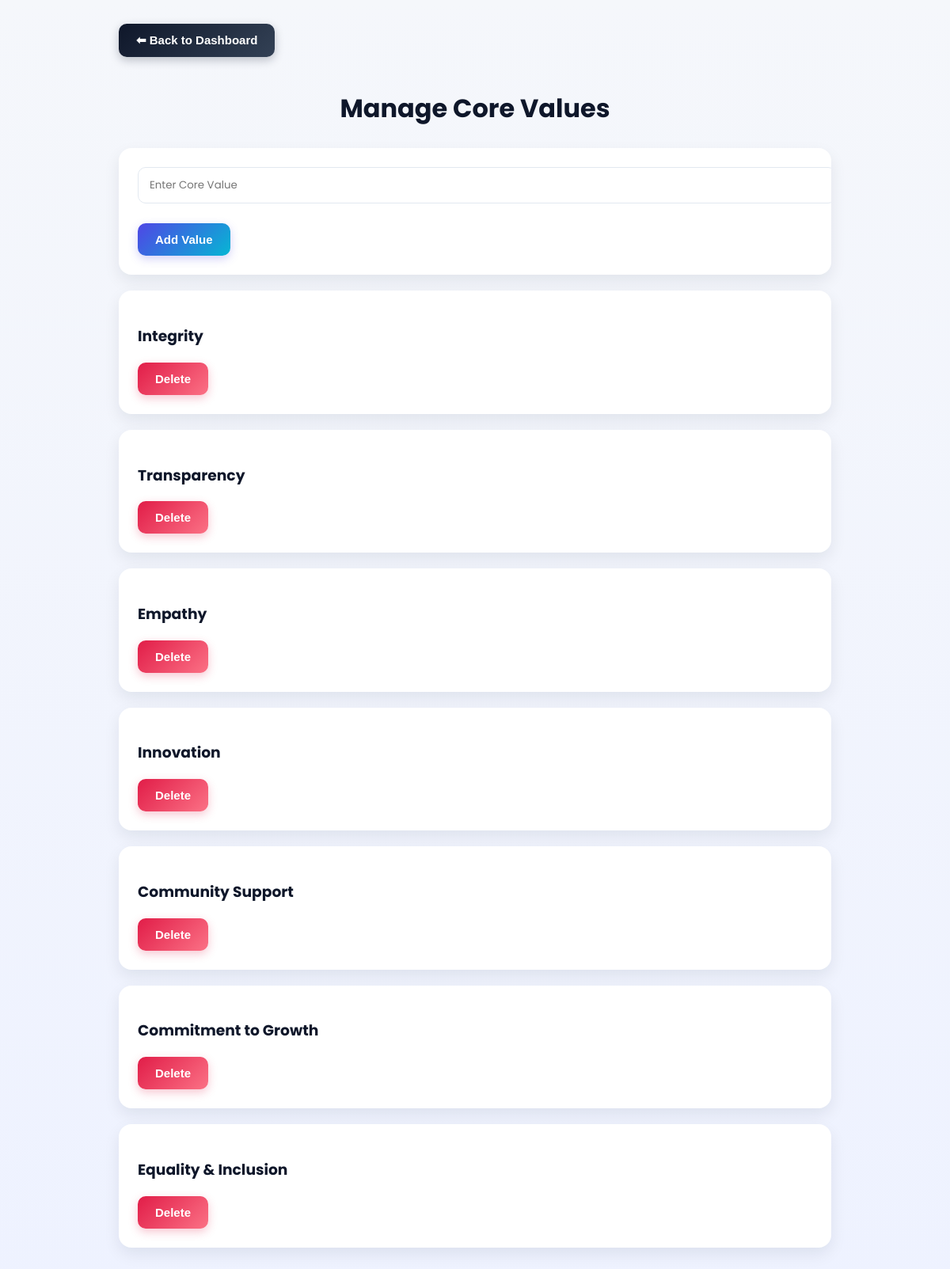
The page /manage_core_values on the database its author committed.
### tables this page shows
CREATE TABLE core_values(
            id INTEGER PRIMARY KEY AUTOINCREMENT,
            value TEXT NOT NULL
    );

### app.py (the view)
@app.route("/manage_core_values")
def manage_core_values():
    conn = sqlite3.connect("student.db")
    cursor = conn.cursor()
    cursor.execute("SELECT * FROM core_values")
    values = cursor.fetchall()
    conn.close()
    return render_template("manage_core_values.html", values=values)

### templates/manage_core_values.html (shortened to what this page needs)
<!DOCTYPE html>
<html>
<head>
    <link rel="stylesheet" href="{{ url_for('static', filename='admin-theme.css') }}">
</head>
<body>
<div class="container">
    <a href="/dashboard">
        <button class="back-btn">
            ⬅ Back to Dashboard
        </button>
    </a>
    <h1>Manage Core Values</h1>
    <div class="card">
        <form action="/add_core_value" method="POST">
            <input type="text"
                   name="value"
                   placeholder="Enter Core Value"
                   required>
            <br><br>
            <button type="submit">
                Add Value
            </button>
        </form>
    </div>
    {% for value in values %}
    <div class="card">
        <h3>{{ value[1] }}</h3>
        <a href="/delete_core_value/{{ value[0] }}">
            <button class="delete-btn">
                Delete
            </button>
        </a>
    </div>
    {% endfor %}
</div>
</body>
</html>

### static/admin-theme.css (style rules this page uses)
:root { --primary:#4f46e5; --primary-light:#6366f1; --secondary:#06b6d4; --teal:#0d9488; --teal-light:#14b8a6; --amber:#d97706; --amber-light:#f59e0b; --rose:#e11d48; --rose-light:#fb7185; --dark:#0f172a; --gray:#64748b; }
body { font-family:'Poppins', Arial, sans-serif !important; background:linear-gradient(180deg, #f5f7fb, #eef2ff) !important; }
h1, h2, h3, .page-title { font-weight:700; color:var(--dark); }
a { color:var(--primary); }
.container:not(.mt-5) { width:80%; max-width:900px; margin:auto; padding:30px; }
.container:not(.mt-5) h1 { text-align:center; margin-bottom:26px; }
.container > .card { background:white; padding:24px; border-radius:16px; border-top:4px solid var(--primary); box-shadow:0 8px 22px rgba(15,23,42,0.08); margin-bottom:20px; transition:transform 0.25s ease, box-shadow 0.25s ease; }
input, textarea, select { font-family:'Poppins', Arial, sans-serif; transition:border-color 0.2s ease, box-shadow 0.2s ease; }
input:not(.form-control):not(.form-select), textarea:not(.form-control) { padding:12px 14px !important; border:1.5px solid #e2e8f0 !important; border-radius:10px !important; outline:none; }
button:not(.btn) { background:linear-gradient(135deg, var(--primary), var(--secondary)); color:white; border:none; padding:12px 22px; border-radius:10px; cursor:pointer; font-size:15px; font-weight:600; box-shadow:0 4px 12px rgba(79,70,229,0.25); transition:transform 0.2s ease, filter 0.2s ease, box-shadow 0.2s ease; }
.delete-btn { background:linear-gradient(135deg, var(--rose), var(--rose-light)) !important; box-shadow:0 4px 12px rgba(225,29,72,0.25) !important; }
.back-btn { background:linear-gradient(135deg, var(--dark), #334155) !important; box-shadow:0 4px 12px rgba(15,23,42,0.25) !important; margin-bottom:20px; }
.card { border:none !important; border-radius:16px !important; box-shadow:0 8px 20px rgba(15,23,42,0.08) !important; transition:transform 0.25s ease, box-shadow 0.25s ease !important; overflow:hidden; }

### templates/manage_core_values.html (style rules this page uses)
body { font-family: Arial, sans-serif; background: #f4f6f9; margin: 0; padding: 0; }
.container { width: 80%; margin: auto; padding: 30px; }
.card { background: white; padding: 20px; border-radius: 12px; box-shadow: 0px 0px 10px rgba(0,0,0,0.1); margin-bottom: 20px; }
h1 { text-align: center; }
input { width: 100%; padding: 12px; border-radius: 8px; border: 1px solid #ccc; }
button { background: #007bff; color: white; border: none; padding: 10px 18px; border-radius: 8px; cursor: pointer; }
.delete-btn { background: red; }
.back-btn { background: #333; }

### rows shown on the page
core_values: value "Integrity"
core_values: value "Transparency"
core_values: value "Empathy"
core_values: value "Innovation"
core_values: value "Community Support"
core_values: value "Commitment to Growth"
core_values: value "Equality & Inclusion"
